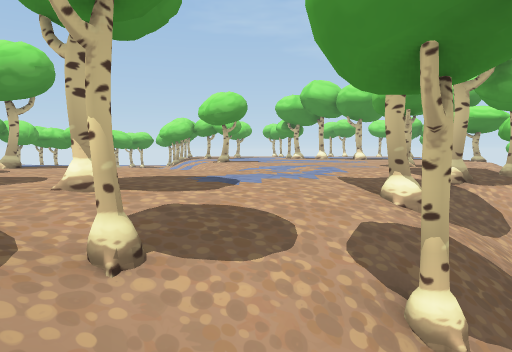
view 1 (above)

20 first-person views from a walk through a scene from a Unity 3-D project. The camera is 1.4 m above the floor, tilts 4° down and sees 70° across. The floor is counted in squares, 1 m on a side. Each view is taken from the middle of a square. On the plan, view 1 faces up. The plan holds only what a view shows up to about 16 squares ahead; the rest is blank. The place goes on beyond the plan.

view 2
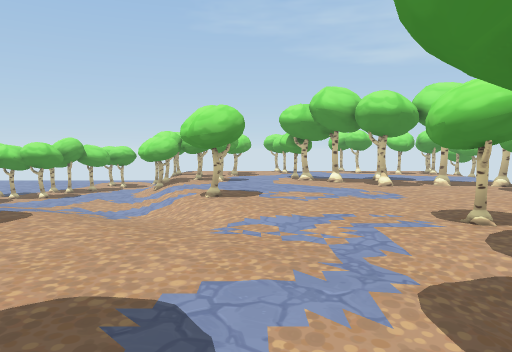

view 3
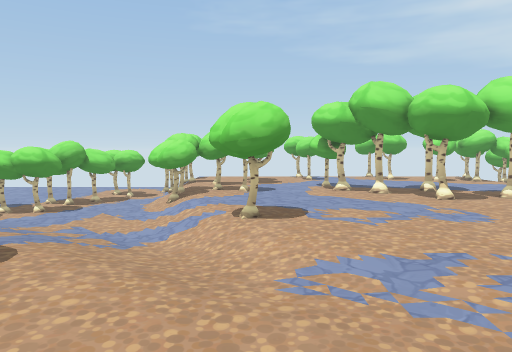

view 4
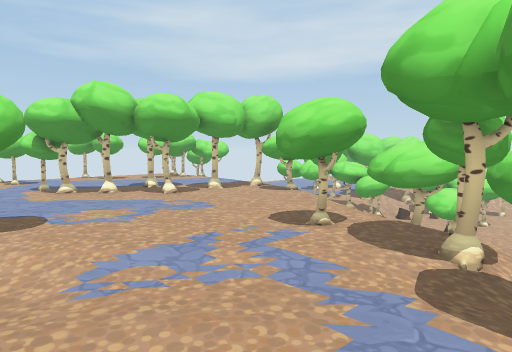

view 5
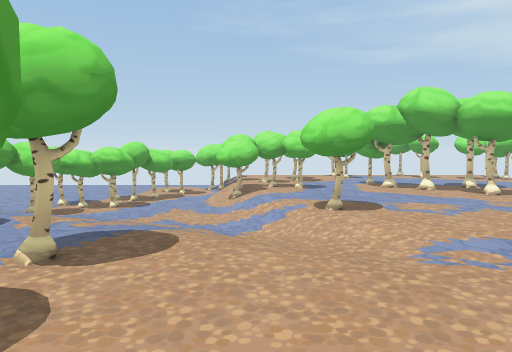

view 6
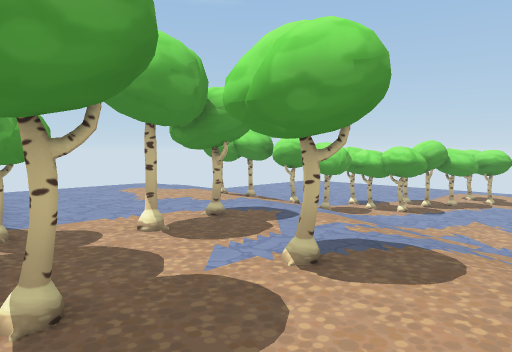

view 7
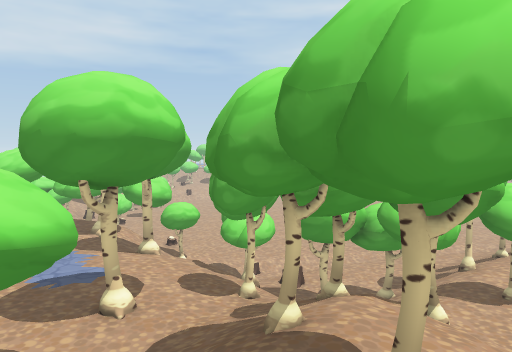

view 8
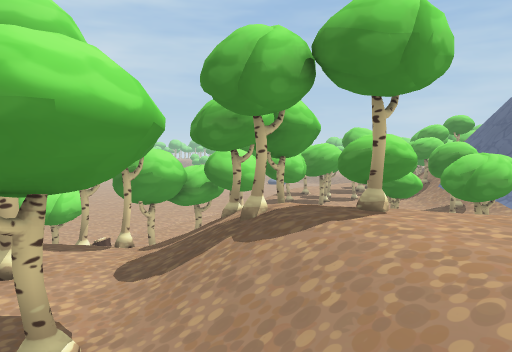

view 9
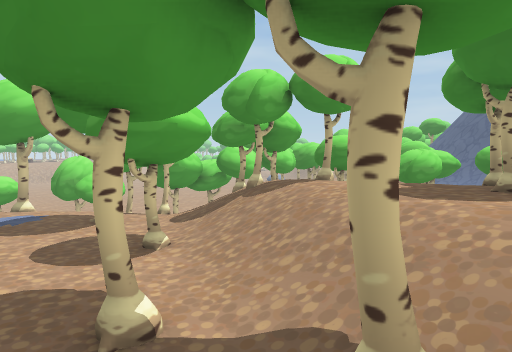

view 10
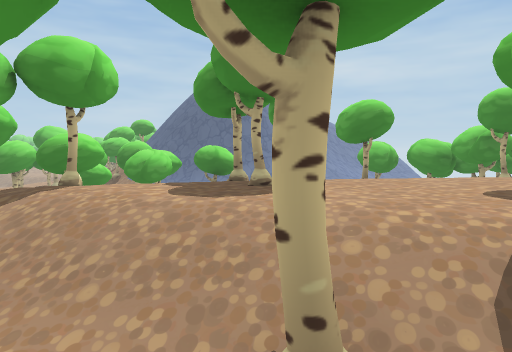

view 11
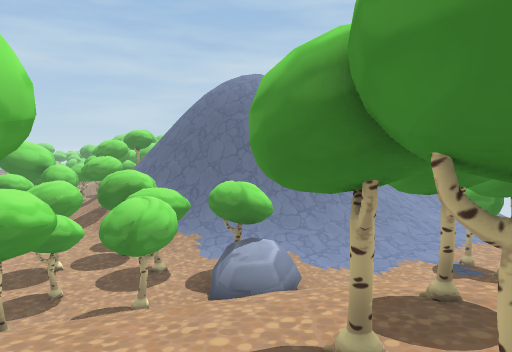

view 12
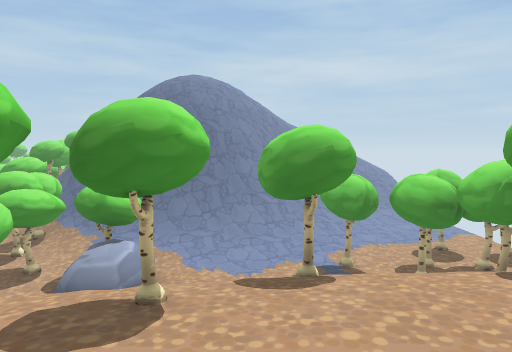

view 13
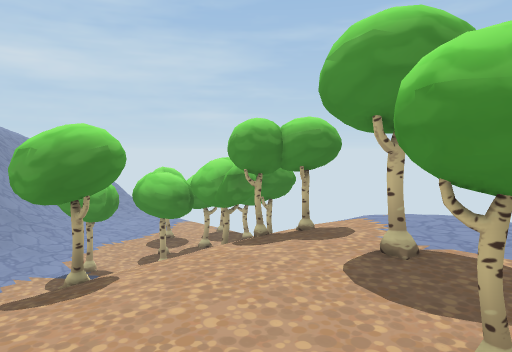

view 14
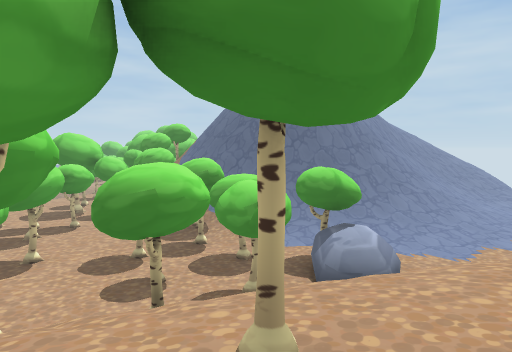

view 15
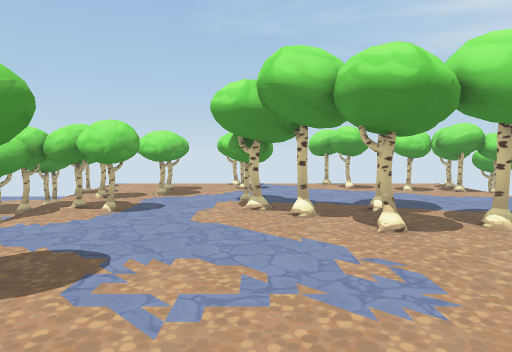

view 16
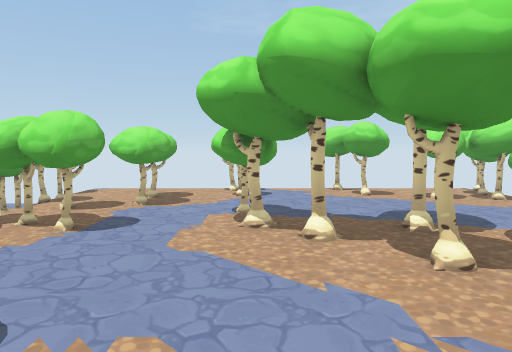

view 17
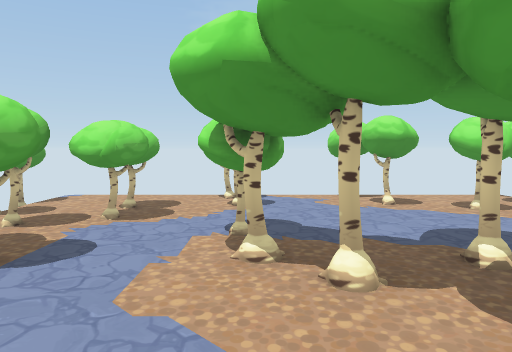

view 18
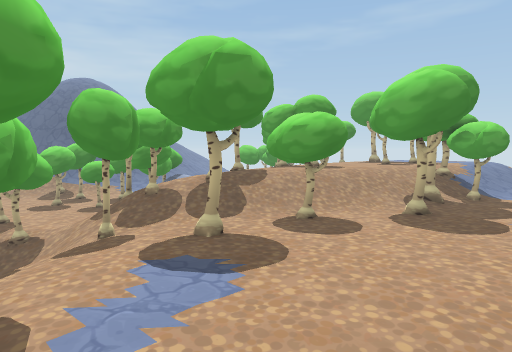

view 19
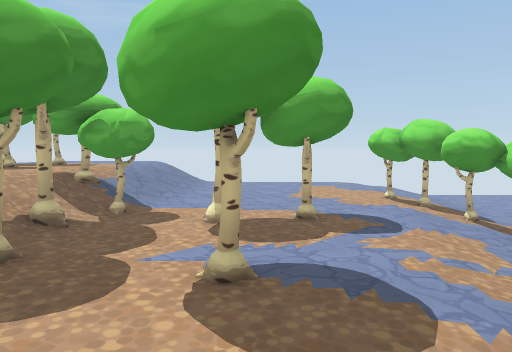

view 20
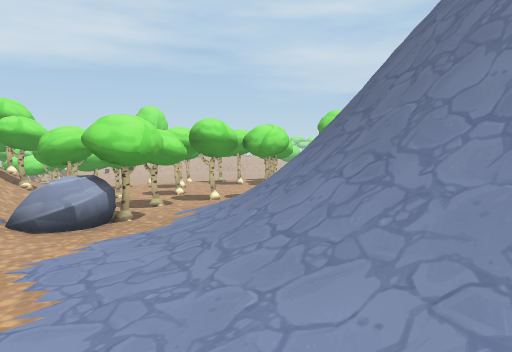

### Floor plan
Key: @ floor where view 1 was taken; # wall or solid block; x gap in a wall; . main floor; - floor 0.25 m lower than the main floor; _ floor 0.5 m lower than the main floor; : floor 0.75 m higher than the main floor; + floor 1 m higher than the main floor; < floor 1.5 m lower than the main floor; ( floor 2 m lower than the main floor; / step, stairs or slope; = window, fence, low wall or low ledge; ^ raised ledge; T thing the floor can be seen under or through; O other object.
Columns run from 17 left of view 1 to 8 right of it. Each row starts with its distance up from view 1.
 24          ___ /....# .##
 23          ___##....# ..##
 22         __  T.. T.##..####
 21       ____T  T  T.......##
 20    __ ____TTTTTTT.........
 19 __ _____T T__/x....#......
 18 ________TTT__####..##.#...
 17 _______TTTT__####...#.....
 16 ________TT___##....... .#.
 15  -/////TT_____/......#...#
 14 --//-TTT//____/.........##
 13 ....TTTT////__//#.......##
 12 ..........-///_/#......../
 11 ............/////......./
 10 .......##.....//-.......
  9 ........x..#.../-...##.^=
  8 ...........#.........x.x=
  7 .....................##=/
  6 ///////##..#.......//=##
  5 :::///####/.##....////##/
  4 ++++++^#////##.#../// # /(
  3 +++ ###+++:////.////=/ //(
  2 +++  ##++#++##O/#/###/ //(
  1 +++++++++##x####//## / //(
  0 ::::::::###://##/@##<</ /(
 -1 ::#:::::#////=x//###<</ /(
 -2 //##//#=/////# __## /<< /(
 -3  ###  =   //#____#_//<<///
 -4  ###/   _OOO#_T____/////
 -5 ##TTT_____TTTTTT_# _#///
 -6  TTTTT____TTTTTT_   # //
 -7 T T___///////TT___#
 -8 _  __////////TT___#
 -9 ____//////////=/__##
-10 ___///////###=O// __

Where each view was taken, in squares from view 1:
view 1: 0 up, 0 right, facing up
view 2: 3 up, 0 right, facing up
view 3: 5 up, 1 left, facing up
view 4: 5 up, 2 left, facing up-right
view 5: 4 up, 3 left, facing up
view 6: 5 up, 3 left, facing up-left
view 7: 2 up, 7 left, facing right
view 8: 5 up, 7 left, facing down-right
view 9: 7 up, 9 left, facing down-right
view 10: 7 up, 8 left, facing down
view 11: 3 up, 7 left, facing down
view 12: 3 up, 10 left, facing down
view 13: 3 up, 9 left, facing down-left
view 14: 3 up, 5 left, facing down
view 15: 9 up, 2 right, facing up
view 16: 11 up, 2 right, facing up
view 17: 13 up, 2 right, facing up
view 18: 9 up, 2 right, facing down-left
view 19: 9 up, 2 left, facing left
view 20: 8 down, 14 left, facing right
